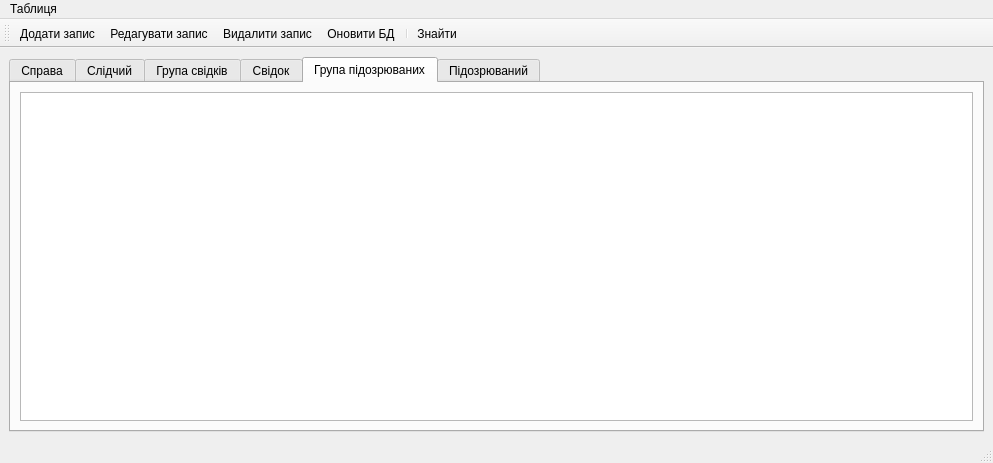
<?xml version="1.0" encoding="UTF-8"?>
<ui version="4.0">
 <class>DataBaseWindow</class>
 <widget class="QMainWindow" name="DataBaseWindow">
  <property name="geometry">
   <rect>
    <x>0</x>
    <y>0</y>
    <width>993</width>
    <height>463</height>
   </rect>
  </property>
  <property name="windowTitle">
   <string>БД &quot;Слідчий відділ МВВС&quot;</string>
  </property>
  <widget class="QWidget" name="centralwidget">
   <layout class="QGridLayout" name="gridLayout">
    <item row="0" column="0">
     <widget class="QTabWidget" name="tabWidget">
      <property name="currentIndex">
       <number>4</number>
      </property>
      <widget class="QWidget" name="criminalCaseTab">
       <attribute name="title">
        <string>Справа</string>
       </attribute>
       <layout class="QGridLayout" name="gridLayout_2">
        <item row="0" column="0">
         <widget class="QTableView" name="criminalCaseTableView">
          <property name="selectionMode">
           <enum>QAbstractItemView::ExtendedSelection</enum>
          </property>
          <property name="sortingEnabled">
           <bool>true</bool>
          </property>
         </widget>
        </item>
       </layout>
      </widget>
      <widget class="QWidget" name="detectiveTab">
       <attribute name="title">
        <string>Слідчий</string>
       </attribute>
       <layout class="QGridLayout" name="gridLayout_3">
        <item row="0" column="0">
         <widget class="QTableView" name="detectiveTableView">
          <property name="sortingEnabled">
           <bool>true</bool>
          </property>
         </widget>
        </item>
       </layout>
      </widget>
      <widget class="QWidget" name="witnessGroupTab">
       <attribute name="title">
        <string>Група свідків</string>
       </attribute>
       <layout class="QGridLayout" name="gridLayout_4">
        <item row="0" column="0">
         <widget class="QTableView" name="witnessGroupTableView">
          <property name="selectionMode">
           <enum>QAbstractItemView::MultiSelection</enum>
          </property>
          <property name="sortingEnabled">
           <bool>true</bool>
          </property>
         </widget>
        </item>
       </layout>
      </widget>
      <widget class="QWidget" name="witnessTab">
       <attribute name="title">
        <string>Свідок</string>
       </attribute>
       <layout class="QGridLayout" name="gridLayout_5">
        <item row="0" column="0">
         <widget class="QTableView" name="witnessTableView">
          <property name="sortingEnabled">
           <bool>true</bool>
          </property>
         </widget>
        </item>
       </layout>
      </widget>
      <widget class="QWidget" name="suspectsGroupTab">
       <attribute name="title">
        <string>Група підозрюваних</string>
       </attribute>
       <layout class="QGridLayout" name="gridLayout_6">
        <item row="0" column="0">
         <widget class="QTableView" name="suspectsGroupTableView">
          <property name="selectionMode">
           <enum>QAbstractItemView::MultiSelection</enum>
          </property>
          <property name="sortingEnabled">
           <bool>true</bool>
          </property>
         </widget>
        </item>
       </layout>
      </widget>
      <widget class="QWidget" name="suspectTab">
       <attribute name="title">
        <string>Підозрюваний</string>
       </attribute>
       <layout class="QGridLayout" name="gridLayout_7">
        <item row="0" column="0">
         <widget class="QTableView" name="suspectTableView">
          <property name="iconSize">
           <size>
            <width>300</width>
            <height>300</height>
           </size>
          </property>
          <property name="sortingEnabled">
           <bool>true</bool>
          </property>
         </widget>
        </item>
       </layout>
      </widget>
     </widget>
    </item>
   </layout>
  </widget>
  <widget class="QMenuBar" name="menubar">
   <property name="geometry">
    <rect>
     <x>0</x>
     <y>0</y>
     <width>993</width>
     <height>22</height>
    </rect>
   </property>
   <widget class="QMenu" name="menu">
    <property name="title">
     <string>Таблиця</string>
    </property>
    <addaction name="actionAddRecord"/>
    <addaction name="actionEditRecord"/>
    <addaction name="actionRemoveRecord"/>
    <addaction name="actionreloadDataBase"/>
    <addaction name="searchAction"/>
   </widget>
   <addaction name="menu"/>
  </widget>
  <widget class="QStatusBar" name="statusbar"/>
  <widget class="QToolBar" name="toolBar">
   <property name="windowTitle">
    <string>toolBar</string>
   </property>
   <attribute name="toolBarArea">
    <enum>TopToolBarArea</enum>
   </attribute>
   <attribute name="toolBarBreak">
    <bool>false</bool>
   </attribute>
   <addaction name="actionAddRecord"/>
   <addaction name="actionEditRecord"/>
   <addaction name="actionRemoveRecord"/>
   <addaction name="actionreloadDataBase"/>
   <addaction name="separator"/>
   <addaction name="searchAction"/>
  </widget>
  <action name="actionAddRecord">
   <property name="icon">
    <iconset resource="media.qrc">
     <normaloff>:/icons/icons/addRecord.png</normaloff>:/icons/icons/addRecord.png</iconset>
   </property>
   <property name="text">
    <string>Додати запис</string>
   </property>
   <property name="toolTip">
    <string>Додати запис</string>
   </property>
  </action>
  <action name="actionEditRecord">
   <property name="icon">
    <iconset resource="media.qrc">
     <normaloff>:/icons/icons/editRecord.png</normaloff>:/icons/icons/editRecord.png</iconset>
   </property>
   <property name="text">
    <string>Редагувати запис</string>
   </property>
   <property name="toolTip">
    <string>Редагувати запис</string>
   </property>
  </action>
  <action name="actionRemoveRecord">
   <property name="icon">
    <iconset resource="media.qrc">
     <normaloff>:/icons/icons/removeRecord.png</normaloff>:/icons/icons/removeRecord.png</iconset>
   </property>
   <property name="text">
    <string>Видалити запис</string>
   </property>
   <property name="toolTip">
    <string>Видалити запис</string>
   </property>
  </action>
  <action name="actionreloadDataBase">
   <property name="icon">
    <iconset resource="media.qrc">
     <normaloff>:/icons/icons/reloadDatabase.png</normaloff>:/icons/icons/reloadDatabase.png</iconset>
   </property>
   <property name="text">
    <string>Оновити БД</string>
   </property>
   <property name="toolTip">
    <string>Оновити БД</string>
   </property>
  </action>
  <action name="searchAction">
   <property name="icon">
    <iconset resource="media.qrc">
     <normaloff>:/icons/icons/search.png</normaloff>:/icons/icons/search.png</iconset>
   </property>
   <property name="text">
    <string>Знайти</string>
   </property>
  </action>
 </widget>
 <resources>
  <include location="media.qrc"/>
 </resources>
 <connections/>
</ui>
